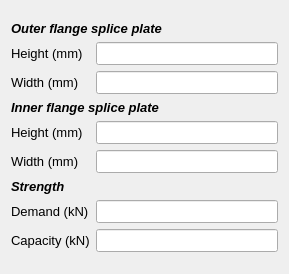
<?xml version="1.0" encoding="UTF-8"?>
<ui version="4.0">
 <class>FlangespliceplateInner</class>
 <widget class="QDialog" name="FlangespliceplateInner">
  <property name="geometry">
   <rect>
    <x>0</x>
    <y>0</y>
    <width>289</width>
    <height>274</height>
   </rect>
  </property>
  <property name="windowTitle">
   <string>Flange splice plate</string>
  </property>
  <layout class="QFormLayout" name="formLayout">
   <item row="1" column="0" colspan="2">
    <widget class="QLabel" name="label">
     <property name="font">
      <font>
       <pointsize>10</pointsize>
       <weight>75</weight>
       <italic>true</italic>
       <bold>true</bold>
      </font>
     </property>
     <property name="text">
      <string>Outer flange splice plate</string>
     </property>
    </widget>
   </item>
   <item row="2" column="0">
    <widget class="QLabel" name="plateHeight">
     <property name="font">
      <font>
       <pointsize>10</pointsize>
       <weight>50</weight>
       <bold>false</bold>
      </font>
     </property>
     <property name="text">
      <string>Height (mm)</string>
     </property>
    </widget>
   </item>
   <item row="2" column="1">
    <widget class="QLineEdit" name="txt_outer_plateHeight">
     <property name="font">
      <font>
       <pointsize>10</pointsize>
       <weight>50</weight>
       <bold>false</bold>
      </font>
     </property>
     <property name="readOnly">
      <bool>true</bool>
     </property>
    </widget>
   </item>
   <item row="3" column="0">
    <widget class="QLabel" name="label_2">
     <property name="font">
      <font>
       <pointsize>10</pointsize>
       <weight>50</weight>
       <bold>false</bold>
      </font>
     </property>
     <property name="text">
      <string>Width (mm)</string>
     </property>
    </widget>
   </item>
   <item row="3" column="1">
    <widget class="QLineEdit" name="txt_outer_plateWidth">
     <property name="font">
      <font>
       <pointsize>10</pointsize>
       <weight>50</weight>
       <bold>false</bold>
      </font>
     </property>
     <property name="readOnly">
      <bool>true</bool>
     </property>
    </widget>
   </item>
   <item row="4" column="0" colspan="2">
    <widget class="QLabel" name="label_3">
     <property name="font">
      <font>
       <pointsize>10</pointsize>
       <weight>75</weight>
       <italic>true</italic>
       <bold>true</bold>
      </font>
     </property>
     <property name="text">
      <string>Inner flange splice plate</string>
     </property>
    </widget>
   </item>
   <item row="5" column="0">
    <widget class="QLabel" name="label_4">
     <property name="font">
      <font>
       <pointsize>10</pointsize>
      </font>
     </property>
     <property name="text">
      <string>Height (mm)</string>
     </property>
    </widget>
   </item>
   <item row="5" column="1">
    <widget class="QLineEdit" name="txt_inner_plateHeight">
     <property name="font">
      <font>
       <pointsize>10</pointsize>
      </font>
     </property>
    </widget>
   </item>
   <item row="6" column="0">
    <widget class="QLabel" name="label_5">
     <property name="font">
      <font>
       <pointsize>10</pointsize>
      </font>
     </property>
     <property name="text">
      <string>Width (mm)</string>
     </property>
    </widget>
   </item>
   <item row="6" column="1">
    <widget class="QLineEdit" name="txt_inner_plateWidth">
     <property name="font">
      <font>
       <pointsize>10</pointsize>
      </font>
     </property>
    </widget>
   </item>
   <item row="7" column="0">
    <widget class="QLabel" name="label_162">
     <property name="font">
      <font>
       <pointsize>10</pointsize>
       <weight>75</weight>
       <italic>true</italic>
       <bold>true</bold>
      </font>
     </property>
     <property name="focusPolicy">
      <enum>Qt::NoFocus</enum>
     </property>
     <property name="text">
      <string>&lt;html&gt;&lt;head/&gt;&lt;body&gt;&lt;p&gt;Strength&lt;/p&gt;&lt;/body&gt;&lt;/html&gt;</string>
     </property>
    </widget>
   </item>
   <item row="8" column="0">
    <widget class="QLabel" name="label_163">
     <property name="font">
      <font>
       <pointsize>10</pointsize>
       <weight>50</weight>
       <bold>false</bold>
      </font>
     </property>
     <property name="focusPolicy">
      <enum>Qt::NoFocus</enum>
     </property>
     <property name="text">
      <string>&lt;html&gt;&lt;head/&gt;&lt;body&gt;&lt;p&gt;Demand (kN)&lt;/p&gt;&lt;/body&gt;&lt;/html&gt;</string>
     </property>
    </widget>
   </item>
   <item row="8" column="1">
    <widget class="QLineEdit" name="txt_plateDemand">
     <property name="font">
      <font>
       <pointsize>10</pointsize>
       <weight>50</weight>
       <bold>false</bold>
      </font>
     </property>
     <property name="readOnly">
      <bool>true</bool>
     </property>
    </widget>
   </item>
   <item row="9" column="0">
    <widget class="QLabel" name="label_164">
     <property name="font">
      <font>
       <pointsize>10</pointsize>
       <weight>50</weight>
       <bold>false</bold>
      </font>
     </property>
     <property name="focusPolicy">
      <enum>Qt::NoFocus</enum>
     </property>
     <property name="text">
      <string>&lt;html&gt;&lt;head/&gt;&lt;body&gt;&lt;p&gt;Capacity (kN)&lt;/p&gt;&lt;/body&gt;&lt;/html&gt;</string>
     </property>
    </widget>
   </item>
   <item row="9" column="1">
    <widget class="QLineEdit" name="txt_plateCapacity">
     <property name="font">
      <font>
       <pointsize>10</pointsize>
       <weight>50</weight>
       <bold>false</bold>
      </font>
     </property>
     <property name="readOnly">
      <bool>true</bool>
     </property>
    </widget>
   </item>
   <item row="0" column="0">
    <spacer name="verticalSpacer">
     <property name="orientation">
      <enum>Qt::Vertical</enum>
     </property>
     <property name="sizeHint" stdset="0">
      <size>
       <width>20</width>
       <height>40</height>
      </size>
     </property>
    </spacer>
   </item>
   <item row="10" column="1">
    <spacer name="verticalSpacer_2">
     <property name="orientation">
      <enum>Qt::Vertical</enum>
     </property>
     <property name="sizeHint" stdset="0">
      <size>
       <width>20</width>
       <height>40</height>
      </size>
     </property>
    </spacer>
   </item>
  </layout>
 </widget>
 <resources/>
 <connections/>
</ui>
